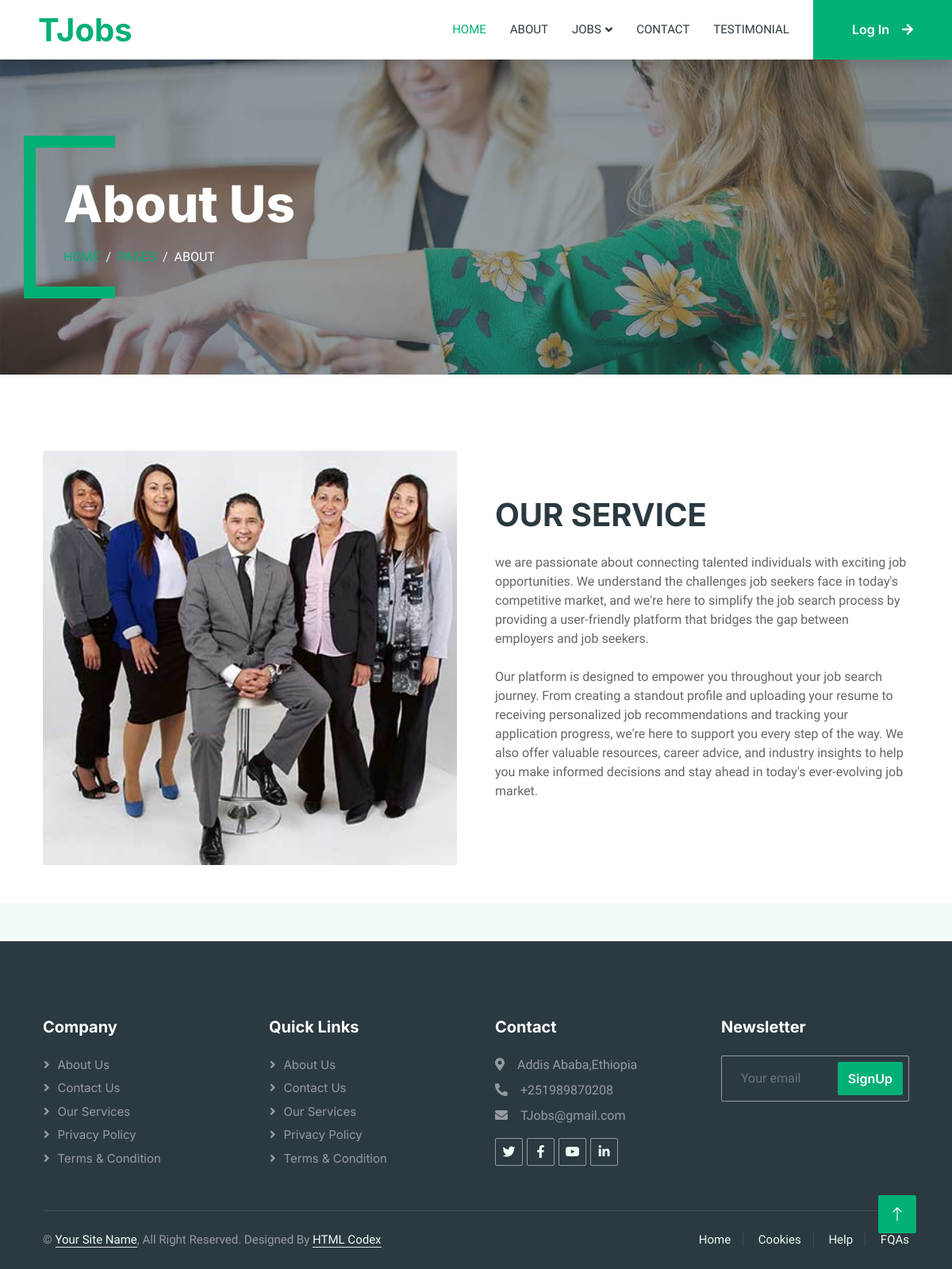
The page /about/ on the database its author committed.
### Job_app/models.py (models this page shows, shortened)
class AboutText(models.Model):
    title = models.CharField(max_length=255)
    image_1 = models.ImageField(upload_to='about/')
    description_2 = models.TextField()
    description_3 = models.TextField()
    point = models.CharField(max_length=255)

class ContactInformation(models.Model):
   address = models.CharField(max_length=200)
   phone = models.CharField(max_length=200)
   email  = models.EmailField()

### Job_app/views.py (the view)
# urls.py: path('about/', about, name="about"),
def about(request):
   info = ContactInformation.objects.all().first()
   about = AboutText.objects.first()
   return render(request, 'about.html',{'about': about,'info':info})

### Job_app/templates/about.html (shortened to what this page needs)
{% load static %}
<!DOCTYPE html>
<html lang="en">
<head>
    {% include "head.html" %}
<body>
    <div class="container-xxl bg-white p-0">
        {% include "navbar.html" %}
        <div class="container-xxl py-5 bg-dark page-header mb-5">
            <div class="container my-5 pt-5 pb-4">
                <h1 class="display-3 text-white mb-3 animated slideInDown">About Us</h1>
                <nav aria-label="breadcrumb">
                    <ol class="breadcrumb text-uppercase">
                        <li class="breadcrumb-item"><a href="#">Home</a></li>
                        <li class="breadcrumb-item"><a href="#">Pages</a></li>
                        <li class="breadcrumb-item text-white active" aria-current="page">About</li>
                    </ol>
                </nav>
            </div>
        </div>
        <div class="container-xxl py-5">
            <div class="container">
                <div class="row g-5 align-items-center">
                    <div class="col-lg-6 wow fadeIn" data-wow-delay="0.1s">
                        <div class="row g-0 about-bg rounded overflow-hidden">
                            {% if about.image_1 %}
        <img class="img-fluid w-100" src="{{about.image_1.url}}">
        {% endif %}
    </div>
                    </div>
                    <div class="col-lg-6 wow fadeIn" data-wow-delay="0.5s">
                        <h1 class="mb-4">{{ about.title }}</h1>
                        <p class="mb-4">{{ about.description_2 }}</p>
                        <p class="mb-4">{{ about.description_3 }}</p>
                    </div>
                </div>
            </div>
        </div>
        </div>
        {% include "footer.html" %}
        <a href="#" class="btn btn-lg btn-primary btn-lg-square back-to-top"><i class="bi bi-arrow-up"></i></a>
</body>
</html>

### Job_app/templates/footer.html
{% load static %}
<div class="container-fluid bg-dark text-white-50 footer pt-5 mt-5 wow fadeIn" data-wow-delay="0.1s">
    <div class="container py-5">
        <div class="row g-5">
            <div class="col-lg-3 col-md-6">
                <h5 class="text-white mb-4">Company</h5>
                <a class="btn btn-link text-white-50" href="">About Us</a>
                <a class="btn btn-link text-white-50" href="">Contact Us</a>
                <a class="btn btn-link text-white-50" href="">Our Services</a>
                <a class="btn btn-link text-white-50" href="">Privacy Policy</a>
                <a class="btn btn-link text-white-50" href="">Terms & Condition</a>
            </div>
            <div class="col-lg-3 col-md-6">
                <h5 class="text-white mb-4">Quick Links</h5>
                <a class="btn btn-link text-white-50" href="">About Us</a>
                <a class="btn btn-link text-white-50" href="">Contact Us</a>
                <a class="btn btn-link text-white-50" href="">Our Services</a>
                <a class="btn btn-link text-white-50" href="">Privacy Policy</a>
                <a class="btn btn-link text-white-50" href="">Terms & Condition</a>
            </div>
            <div class="col-lg-3 col-md-6">
                <h5 class="text-white mb-4">Contact</h5>
                <p class="mb-2"><i class="fa fa-map-marker-alt me-3"></i>{{info.address}}</p>
                <p class="mb-2"><i class="fa fa-phone-alt me-3"></i>{{info.phone}}</p>
                <p class="mb-2"><i class="fa fa-envelope me-3"></i>{{info.email}}</p>
                <div class="d-flex pt-2">
                    <a class="btn btn-outline-light btn-social" href=""><i class="fab fa-twitter"></i></a>
                    <a class="btn btn-outline-light btn-social" href=""><i class="fab fa-facebook-f"></i></a>
                    <a class="btn btn-outline-light btn-social" href=""><i class="fab fa-youtube"></i></a>
                    <a class="btn btn-outline-light btn-social" href=""><i class="fab fa-linkedin-in"></i></a>
                </div>
            </div>
            <div class="col-lg-3 col-md-6">
                <h5 class="text-white mb-4">Newsletter</h5>
                <div class="position-relative mx-auto" style="max-width: 400px;">
                    <input class="form-control bg-transparent w-100 py-3 ps-4 pe-5" type="text" placeholder="Your email">
                    <button type="button" class="btn btn-primary py-2 position-absolute top-0 end-0 mt-2 me-2">SignUp</button>
                </div>
            </div>
        </div>
    </div>
    <div class="container">
        <div class="copyright">
            <div class="row">
                <div class="col-md-6 text-center text-md-start mb-3 mb-md-0">
                    &copy; <a class="border-bottom" href="#">Your Site Name</a>, All Right Reserved.
                    Designed By <a class="border-bottom" href="https://htmlcodex.com">HTML Codex</a>
                </div>
                <div class="col-md-6 text-center text-md-end">
                    <div class="footer-menu">
                        <a href="">Home</a>
                        <a href="">Cookies</a>
                        <a href="">Help</a>
                        <a href="">FQAs</a>
                    </div>
                </div>
            </div>
        </div>
    </div>
</div>

### static/css/style.css (style rules this page uses)
:root { --primary: #00B074; --secondary: #2B9BFF; --light: #EFFDF5; --dark: #2B3940; }
.back-to-top { position: fixed; display: none; right: 45px; bottom: 45px; z-index: 99; }
.btn { font-family: 'Inter', sans-serif; font-weight: 600; transition: .5s; }
.btn.btn-primary, .btn.btn-secondary { color: #FFFFFF; }
.btn-lg-square { width: 48px; height: 48px; }
.btn-square, .btn-sm-square, .btn-lg-square { padding: 0; display: flex; align-items: center; justify-content: center; font-weight: normal; border-radius: 2px; }
.header-carousel .container, .page-header .container { position: relative; padding: 45px 0 45px 35px; border-left: 15px solid var(--primary); }
.header-carousel .container::before, .header-carousel .container::after, .page-header .container::before, .page-header .container::after { position: absolute; content: ""; top: 0; left: 0; width: 100px; height: 15px; background: var(--primary); }
.header-carousel .container::after, .page-header .container::after { top: 100%; margin-top: -15px; }
.page-header { background: linear-gradient(rgba(43, 57, 64, .5), rgba(43, 57, 64, .5)), url(../img/carousel-1.jpg) center center no-repeat; background-size: cover; }
.breadcrumb-item + .breadcrumb-item::before { color: var(--light); }
.about-bg { background-image: -webkit-repeating-radial-gradient(center center, rgba(0, 0, 0, 0.2), rgba(0, 0, 0, 0.2) 1px, transparent 1px, transparent 100%); background-image: -moz-repeating-radial-gradient(center center, rgba(0, 0, 0, 0.2), rgba(0, 0, 0, 0.2) 1px, transparent 1px, transparent 100%); background-image: -ms-repeating-radial-gradient(center center, rgba(0, 0, 0, 0.2), rgba(0, 0, 0, 0.2) 1px, transparent 1px, transparent 100%); background-image: -o-repeating-radial-gradient(center center, rgba(0, 0, 0, 0.2), rgba(0, 0, 0, 0.2) 1px, transparent 1px, transparent 100%); background-image: repeating-radial-gradient(center center, rgba(0, 0, 0, 0.2), rgba(0, 0, 0, 0.2) 1px, transparent 1px, transparent 100%); background-size: 5px 5px; }
.footer .btn.btn-social { margin-right: 5px; width: 35px; height: 35px; display: flex; align-items: center; justify-content: center; color: var(--light); border: 1px solid rgba(255,255,255,0.5); border-radius: 2px; transition: .3s; }
.footer .btn.btn-link { display: block; margin-bottom: 5px; padding: 0; text-align: left; font-size: 15px; font-weight: normal; text-transform: capitalize; transition: .3s; }
.footer .btn.btn-link::before { position: relative; content: "\f105"; font-family: "Font Awesome 5 Free"; font-weight: 900; margin-right: 10px; }
.footer .form-control { border-color: rgba(255,255,255,0.5); }
.footer .copyright { padding: 25px 0; font-size: 15px; border-top: 1px solid rgba(256, 256, 256, .1); }
.footer .copyright a { color: var(--light); }
.footer .footer-menu a { margin-right: 15px; padding-right: 15px; border-right: 1px solid rgba(255, 255, 255, .1); }
.footer .footer-menu a:last-child { margin-right: 0; padding-right: 0; border-right: none; }

### rows shown on the page
AboutText: image_1 (picture), title "OUR SERVICE", description_2 "we are passionate about connecting talented individuals with exciting job opportunities. We understand the challenges job seekers face in today's competitive market, and we're here to simplify the job search process by providing a user-friendly platform that bridges the gap between employers and job seekers.", description_3 "Our platform is designed to empower you throughout your job search journey. From creating a standout profile and uploading your resume to receiving personalized job recommendations and tracking your application progress, we're here to support you every step of the way. We also offer valuable resources, career advice, and industry insights to help you make informed decisions and stay ahead in today's ever-evolving job market."
ContactInformation: address "Addis Ababa,Ethiopia", phone "+251989870208", email "TJobs@gmail.com"
